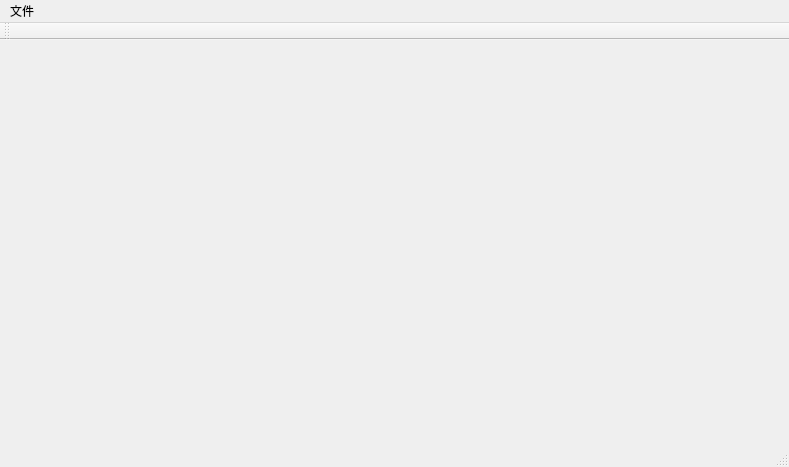
<?xml version="1.0" encoding="UTF-8"?>
<ui version="4.0">
 <class>MainWindow</class>
 <widget class="QMainWindow" name="MainWindow">
  <property name="geometry">
   <rect>
    <x>0</x>
    <y>0</y>
    <width>789</width>
    <height>467</height>
   </rect>
  </property>
  <property name="windowTitle">
   <string>MainWindow</string>
  </property>
  <widget class="QWidget" name="centralWidget"/>
  <widget class="QMenuBar" name="menuBar">
   <property name="geometry">
    <rect>
     <x>0</x>
     <y>0</y>
     <width>789</width>
     <height>21</height>
    </rect>
   </property>
   <widget class="QMenu" name="menu">
    <property name="title">
     <string>文件</string>
    </property>
    <addaction name="actionnew"/>
    <addaction name="actionopen"/>
    <addaction name="actionsave"/>
    <addaction name="actionchoose"/>
   </widget>
   <addaction name="menu"/>
  </widget>
  <widget class="QToolBar" name="mainToolBar">
   <attribute name="toolBarArea">
    <enum>TopToolBarArea</enum>
   </attribute>
   <attribute name="toolBarBreak">
    <bool>false</bool>
   </attribute>
  </widget>
  <widget class="QStatusBar" name="statusBar"/>
  <action name="actionnew">
   <property name="text">
    <string>新建</string>
   </property>
  </action>
  <action name="actionopen">
   <property name="text">
    <string>打开</string>
   </property>
  </action>
  <action name="actionsave">
   <property name="text">
    <string>保存 </string>
   </property>
  </action>
  <action name="actionchoose">
   <property name="text">
    <string>选择</string>
   </property>
  </action>
 </widget>
 <layoutdefault spacing="6" margin="11"/>
 <resources/>
 <connections/>
</ui>
